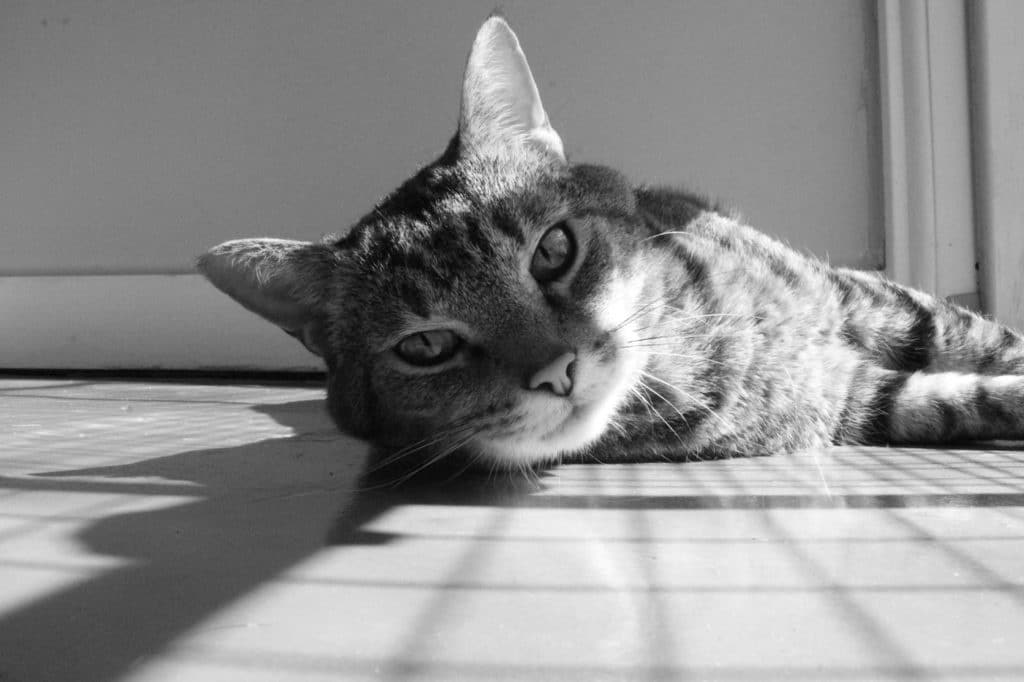
#> input picture cat.jpg, 1024 x 682 px
$ python smoothing_sharpening.py   (older library calls are emulated)
#> lines starting #> are read from the running program, lines starting #| are printed output that depends on the picture
import cv2
import numpy as np
import matplotlib.pyplot as plt

# Load the grayscale image
gray_image = cv2.imread('../cat.jpg', cv2.IMREAD_GRAYSCALE)
#> gray_image is the input picture: shape (682, 1024); min 0, max 255, mean 141.3

# Apply Gaussian blur for smoothing
kernel_size = (5, 5)  # Adjust the kernel size as needed
blurred_image = cv2.GaussianBlur(gray_image, kernel_size, 0)

# Apply Laplacian filter for sharpening
laplacian = cv2.Laplacian(blurred_image, cv2.CV_64F)
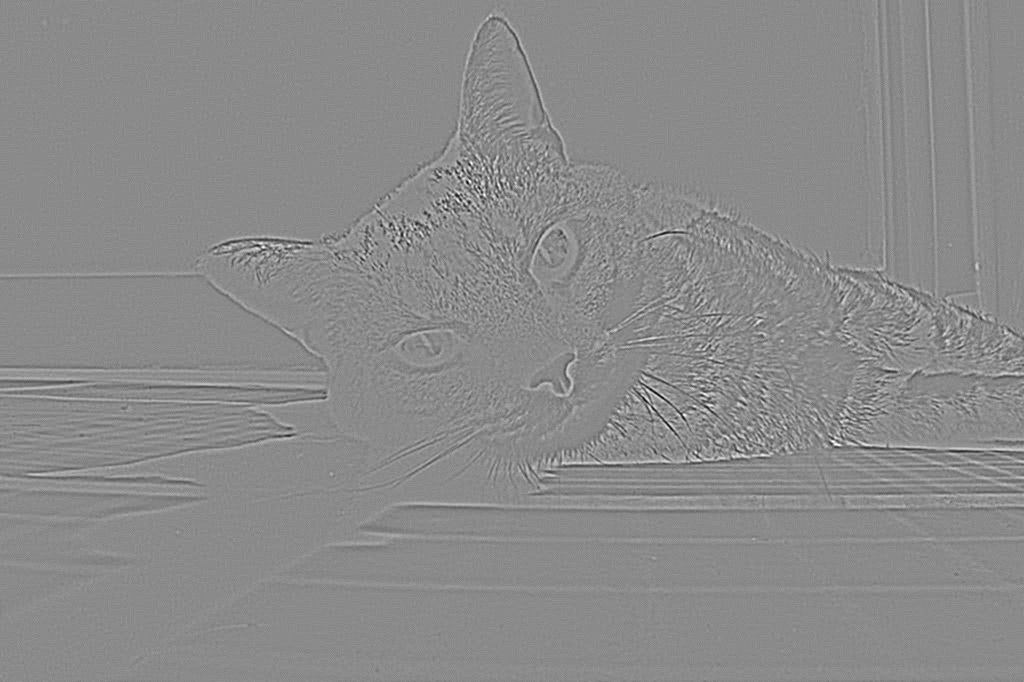
#> laplacian: shape (682, 1024) float64; min -49, max 41, mean 0; drawn with min black and max white

# Convert laplacian to the same data type as gray_image
laplacian = np.uint8(np.abs(laplacian))
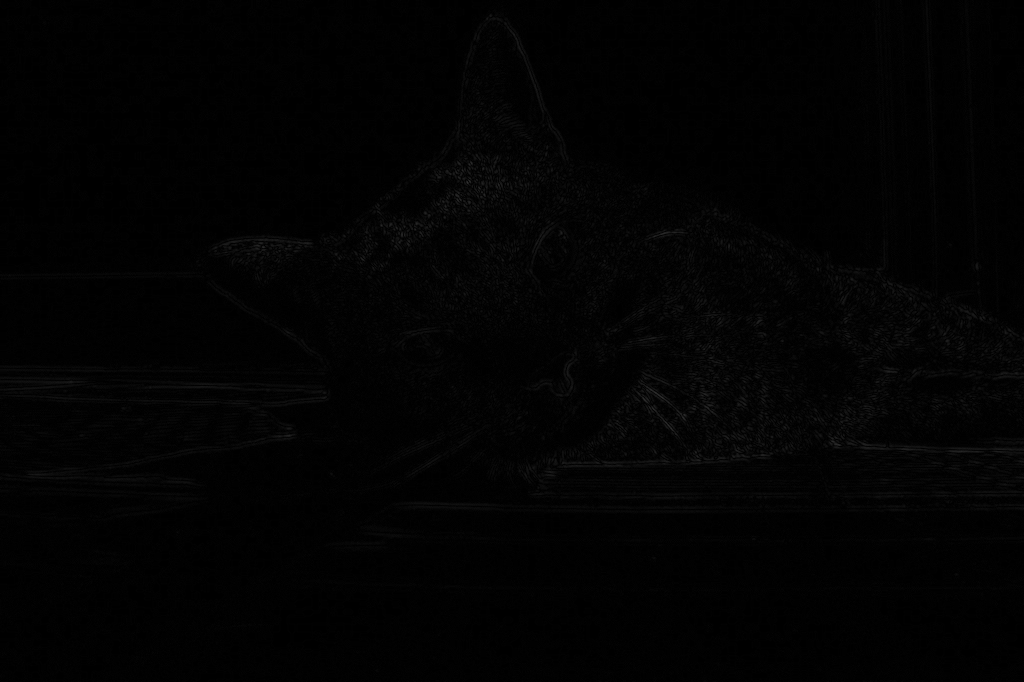
#> laplacian: shape (682, 1024); min 0, max 49, mean 2.2

# Combine the original and sharpened images
sharpened_image = cv2.addWeighted(gray_image, 1.5, laplacian, -0.5, 0)
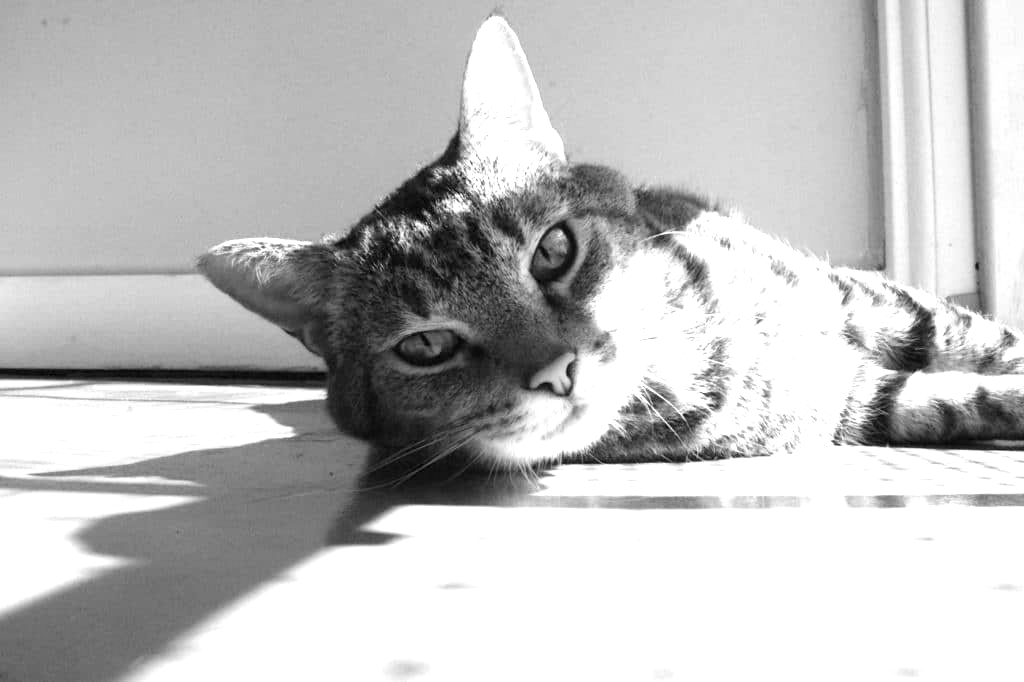
#> sharpened_image: shape (682, 1024); min 0, max 255, mean 192.4

# Display the results
plt.figure(figsize=(15, 5))

plt.subplot(1, 3, 1)
plt.imshow(gray_image, cmap='gray')
plt.title('Original Grayscale Image')

plt.subplot(1, 3, 2)
plt.imshow(blurred_image, cmap='gray')
plt.title('Smoothed Grayscale Image')

plt.subplot(1, 3, 3)
plt.imshow(sharpened_image, cmap='gray')
plt.title('Sharpened Grayscale Image')

plt.show()
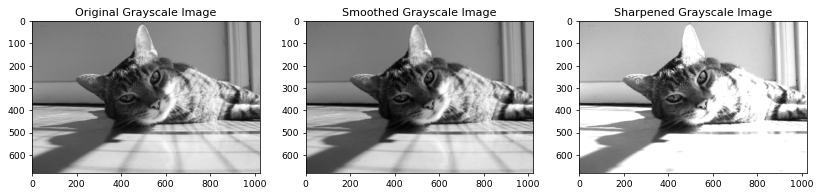
#> figure drawn by matplotlib, 3 panels

$ run again, with flower.jpg copied over cat.jpg
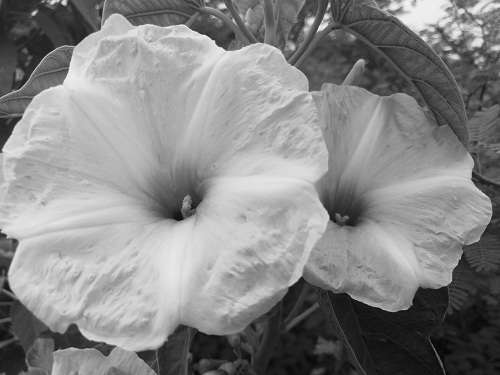
#> input picture flower.jpg, 500 x 375 px
#> gray_image is the input picture: shape (375, 500); min 0, max 255, mean 134.8
#> `sharpened_image = cv2.addWeighted(gray_image, 1.5, laplacian, -0.5, 0)`:
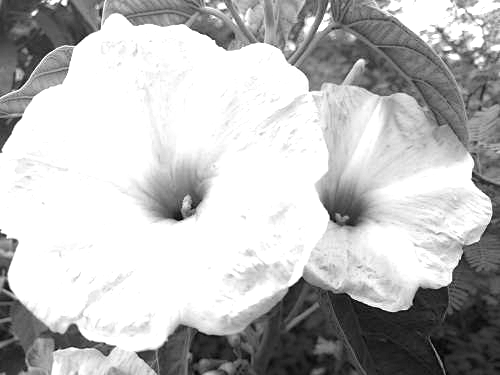
#> sharpened_image: shape (375, 500); min 0, max 255, mean 187
#> `plt.show()`:
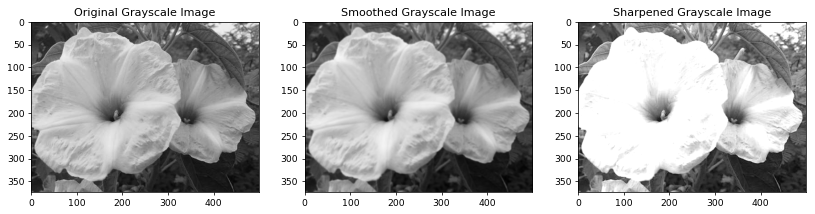
#> figure drawn by matplotlib, 3 panels
